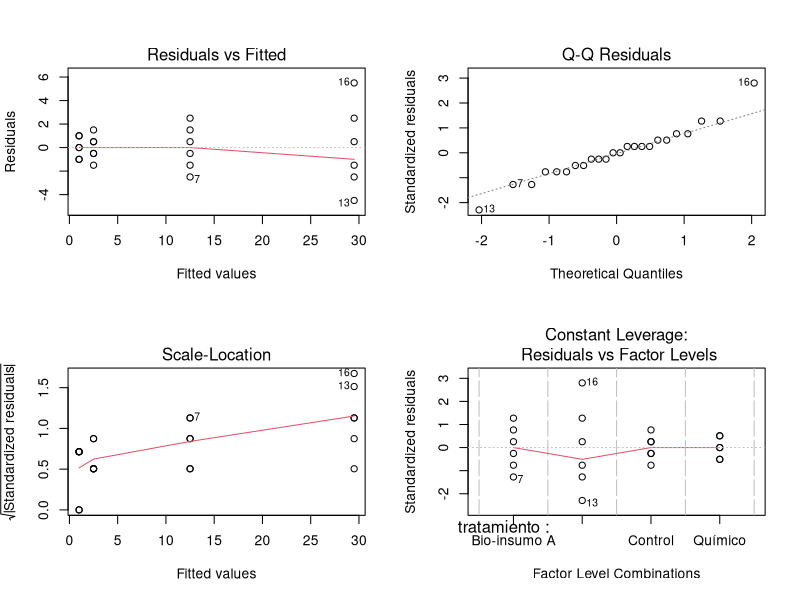
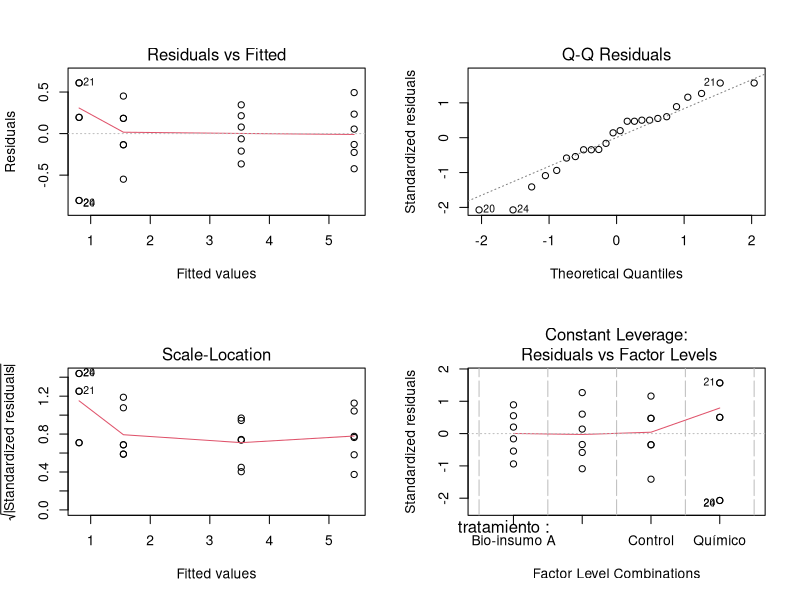

The R script that drew these images, in order:
# 1. Simulación de datos con asimetría típica de conteo de plagas
tratamiento <- factor(rep(c("Control", "Bio-insumo A", "Bio-insumo B", "Químico"), each = 6))
conteo_plaga <- c(2, 3, 1, 4, 2, 3,       # Control
                  10, 15, 12, 14, 11, 13,  # Bio A
                  25, 30, 28, 35, 27, 32,  # Bio B
                  1, 0, 2, 1, 2, 0)        # Químico
datos_plaga <- data.frame(tratamiento, conteo_plaga)

# 2. Ajuste del modelo inicial
modelo_plagas <- lm(conteo_plaga ~ tratamiento, data = datos_plaga)

# 3. Pruebas formales de supuestos
# Normalidad de residuos (Shapiro-Wilk)
shapiro.test(residuals(modelo_plagas))

# Homogeneidad de varianzas (Prueba de Levene)
if(!require(car)) install.packages("car")
library(car)
leveneTest(conteo_plaga ~ tratamiento, data = datos_plaga)

# 4. Gráficos de diagnóstico
par(mfrow = c(2, 2))
plot(modelo_plagas)

# 5. Aplicación de transformación Raíz Cuadrada (al ser datos de conteo)
datos_plaga$conteo_trans <- sqrt(datos_plaga$conteo_plaga)
modelo_trans <- lm(conteo_trans ~ tratamiento, data = datos_plaga)

# 6. Reevaluar normalidad y homocedasticidad con los datos transformados
shapiro.test(residuals(modelo_trans))
leveneTest(conteo_trans ~ tratamiento, data = datos_plaga)

# 7. Gráficos de diagnóstico
plot(modelo_trans)
par(mfrow = c(1, 1)) # Restablecer ventana gráfica
